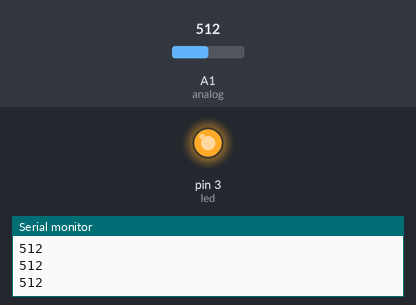
Bench run of a sketch on a simulated Arduino Uno, built with avr-gcc and run on an emulated ATmega328P. Parts: output pins drawn as LEDs (lit = HIGH), the last lines printed to the serial monitor. The test bench sets the inputs (shaded band); at power-on: A1 (analog) = 512.

Above: at 1.2 s.
1.3 s: A1 (analog) set to 484
At 2.2 s:
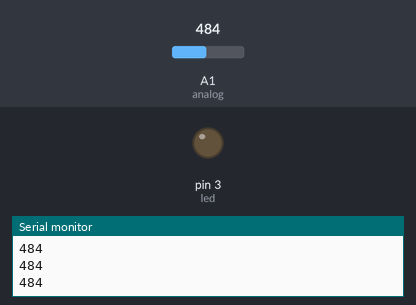
2.8 s: A1 (analog) set to 510
At 3.5 s:
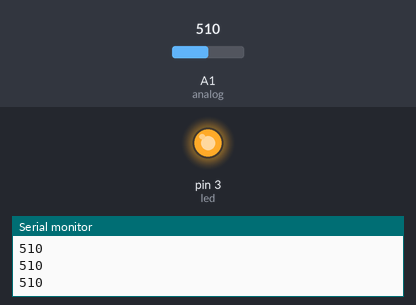
4.3 s: A1 (analog) set to 490
At 5.7 s:
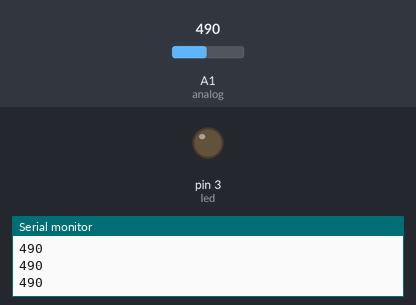
Timing chart, 0 to 7.3 s (numbered marks = the images above; inputs shaded):
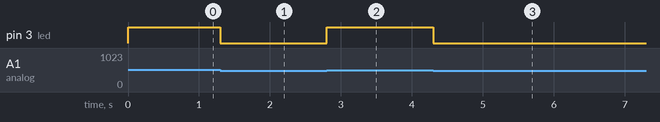

Measured:
- the behaviour switches between 500 and 499 on A1 (analog) (found by bisection; images 0 and 1)
- after the input at 1.3 s, pin 3 (led): HIGH → LOW at once
- after the input at 2.8 s, pin 3 (led): LOW → HIGH at once
- after the input at 4.3 s, pin 3 (led): HIGH → LOW at once

The sketch:

kondisi_if_dengan_potensiometer.ino
```cpp
int led = 3; // deklarasi pin 3
int analog = A1;  // deklarasi pin A1
int input;  // deklarasi variabel input

void setup() {
  // put your setup code here, to run once:
  Serial.begin(9600); // Untuk koneksi dengan serial monitor
  pinMode(led, OUTPUT); // Memberi mode led menjadi Output
  pinMode(analog, INPUT); // Memberi mode analog menjadi Input

}

void loop() {
  // put your main code here, to run repeatedly:
  input = analogRead(analog);

  if(input < 500){
    digitalWrite(led, LOW);
  }else if(input > 500 && input < 1000) {
    digitalWrite(led, HIGH);
  }else if(input >= 1000){
    digitalWrite(led, LOW);
  }

  Serial.println(input);  // untuk melihat nilai2 di serial monitor

}
```
